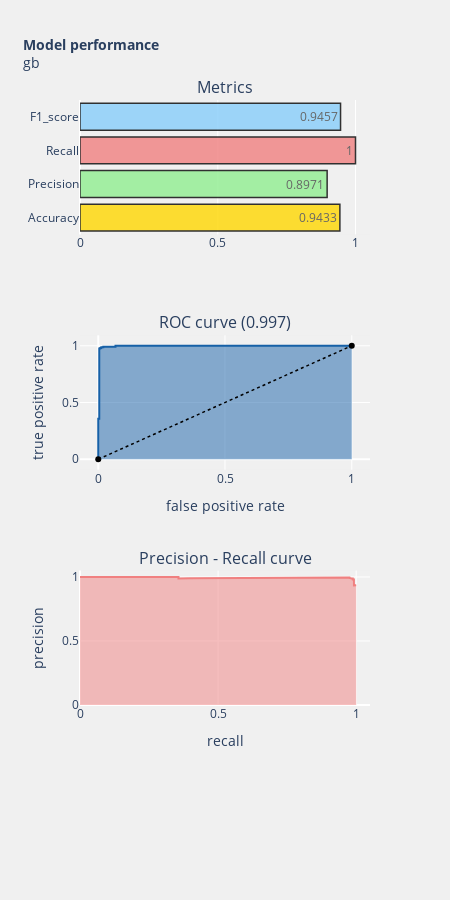

Notebook code cell kept with this figure:
### Code cell
y_pred = gb.predict(test_r)
y_score = gb.predict_proba(test_r)[:,1]

model_performance_plot('gb')
